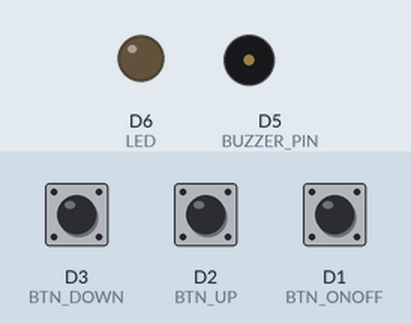
This sketch was run on a simulated ESP8266 (NodeMCU). Shown: output pins drawn as LEDs (lit = HIGH), buzzer (waves = sounding). Dashed ring = blinking. The test bench sets the inputs (shaded band); at power-on: D1 (BTN_ONOFF) HIGH, D2 (BTN_UP) HIGH, D3 (BTN_DOWN) HIGH. WiFi joins after 1.5 s; servers stay silent unless stated; what the sketch prints to the serial monitor is not drawn.

Above: at 4.2 s.
4.3 s: D1 (BTN_ONOFF) pulled LOW for 1 s
At 4.75 s:
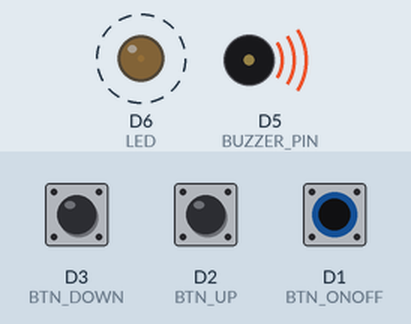
7.0 s: D1 (BTN_ONOFF) pulled LOW for 0.15 s
At 8.0 s:
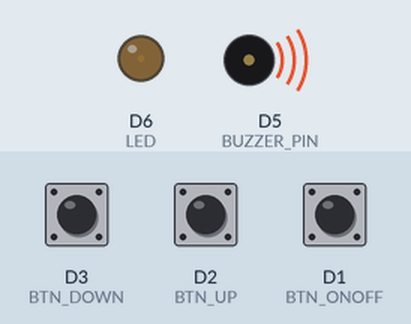
8.8 s: D2 (BTN_UP) pulled LOW for 3.2 s
At 13.0 s:
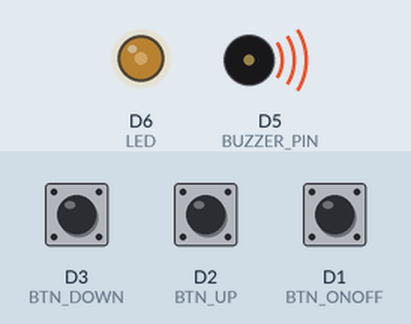
13.5 s: D2 (BTN_UP) pulled LOW for 1 s
At 13.75 s:
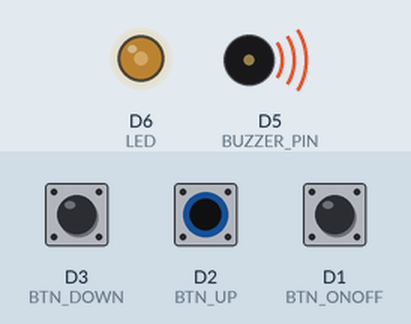
16.5 s: D2 (BTN_UP) pulled LOW for 3.2 s
At 20.1 s:
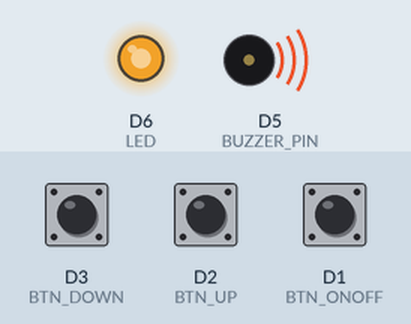
21.2 s: D3 (BTN_DOWN) pulled LOW for 1 s
At 21.7 s:
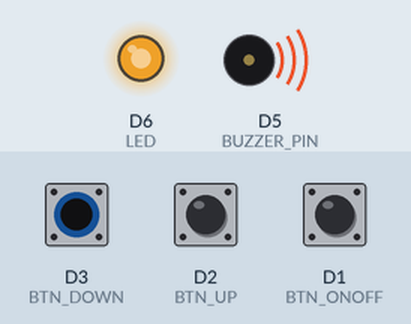
Timing chart, 0 to 24.2 s (numbered marks = the images above; inputs shaded):
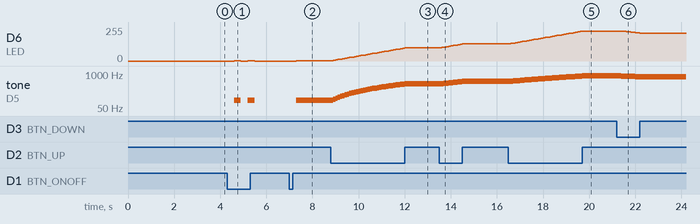

Measured:
- after the input at 4.3 s, D6 (LED): alternates 3/255 for 0.30 s and 0/255 for 0.30 s, 4 changes in all, then stays 0/255, starting after 0.30 s; tone on D5 (BUZZER_PIN): alternates 100 Hz for 0.30 s and silent for 0.30 s, 4 changes in all, then stays silent, starting after 0.30 s
- after the input at 7.0 s, D6 (LED): 0/255 → 3/255 after 0.30 s; tone on D5 (BUZZER_PIN): silent → 100 Hz after 0.30 s
- after the input at 8.8 s, D6 (LED): moves from 3/255 to 99/255 over 3.1 s, starting after 0.10 s; tone on D5 (BUZZER_PIN): plays 110 Hz for 0.10 s, 120 Hz for 0.10 s, 130 Hz for 0.10 s, 140 Hz for 0.10 s, 150 Hz for 0.10 s, 160 Hz for 0.10 s … (32 notes in this stretch), starting after 0.10 s
- after the input at 13.5 s, D6 (LED): moves from 99/255 to 129/255 over 0.90 s, starting after 0.10 s; tone on D5 (BUZZER_PIN): plays 430 Hz for 0.10 s, 440 Hz for 0.10 s, 450 Hz for 0.10 s, 460 Hz for 0.10 s, 470 Hz for 0.10 s, 480 Hz for 0.10 s … (10 notes in this stretch), starting after 0.10 s
- after the input at 16.5 s, D6 (LED): moves from 129/255 to 225/255 over 3.1 s, starting after 0.10 s; tone on D5 (BUZZER_PIN): plays 530 Hz for 0.10 s, 540 Hz for 0.10 s, 550 Hz for 0.10 s, 560 Hz for 0.10 s, 570 Hz for 0.10 s, 580 Hz for 0.10 s … (32 notes in this stretch), starting after 0.10 s
- after the input at 21.2 s, D6 (LED): moves from 225/255 to 210/255 over 0.80 s, starting after 0.20 s; tone on D5 (BUZZER_PIN): plays 830 Hz for 0.20 s, 820 Hz for 0.20 s, 810 Hz for 0.20 s, 800 Hz for 0.20 s, 790 Hz for 2.5 s, starting after 0.20 s

The sketch:

postttest2.ino
```cpp
#include <ESP8266WiFi.h>
#include <WiFiClient.h>
#include <ESP8266WebServer.h>

const char* ssid = "A54 milik Rian Syaputra";
const char* password = "12345678";
const int BUZZER_PIN = D5;
const int BTN_ONOFF = D1;
const int BTN_DOWN = D3;
const int BTN_UP = D2;
const int LED = D6;

int buzzer = 100;
int brightness = 3;


bool status = 0;


ESP8266WebServer server(80); // Port untuk web server

void setup() {
  Serial.begin(9600);
  delay(1000);

  pinMode(BUZZER_PIN, OUTPUT);
  pinMode(BTN_ONOFF, INPUT_PULLUP);
  pinMode(BTN_DOWN, INPUT_PULLUP);
  pinMode(BTN_UP, INPUT_PULLUP);
  pinMode(LED, OUTPUT);

  WiFi.begin(ssid, password);
  while (WiFi.status() != WL_CONNECTED) {
    delay(1000);
    Serial.println("Connecting to WiFi...");
  }
  Serial.println("Connected to WiFi.");
  Serial.println(WiFi.localIP());

  server.on("/", handleRoot); // Halaman utama
  server.begin(); // Memulai web server
}

void loop() {

    btnConfig();

    if (status) {
    analogWrite(LED, brightness);
    tone(BUZZER_PIN, buzzer);

  // Kondisi jika komponen off
  } else {
    analogWrite(LED, 0);
    noTone(BUZZER_PIN);
  }
  server.handleClient();
}


void handleRoot() {
  server.send(200, "text/html", "<html> <head> <meta http-equiv='refresh' content='5'> </head><body> <h1>BUZZER</h1><p> " + String(buzzer) + " <h1>LED</h1><p> " + String(brightness) + " </body></html>"); // Menampilkan halaman utama
}


void Upper() {
  if (status) {
    // buzzer += 10;
    // brightness += 3;
    if (buzzer <= 2500){
      buzzer += 10;
        //break;
       // buzzer = 2500;
        if (brightness <= 255){
        //break;
        brightness += 3;
        //brightness = 255;
        }
      }
      delay(100);
    }
}

void Lower() {
  if (status) {
    // buzzer -= 10;
    // brightness -= 3;
    delay(100);
    if (buzzer > 0){
        //break;
        buzzer -= 10;
        // buzzer = 0;
        if (brightness > 0){
        //break;
        brightness -= 3;
        // brightness = 0;
      }
    }
    delay(100);
  }
}


void btnConfig(){
   if (digitalRead(BTN_ONOFF) == LOW) {
    status = !status;
    delay(300);
  }

  if(digitalRead(BTN_UP) == LOW){
    Upper();
  }

  if(digitalRead(BTN_DOWN) == LOW){
    Lower();
  }

}
```
